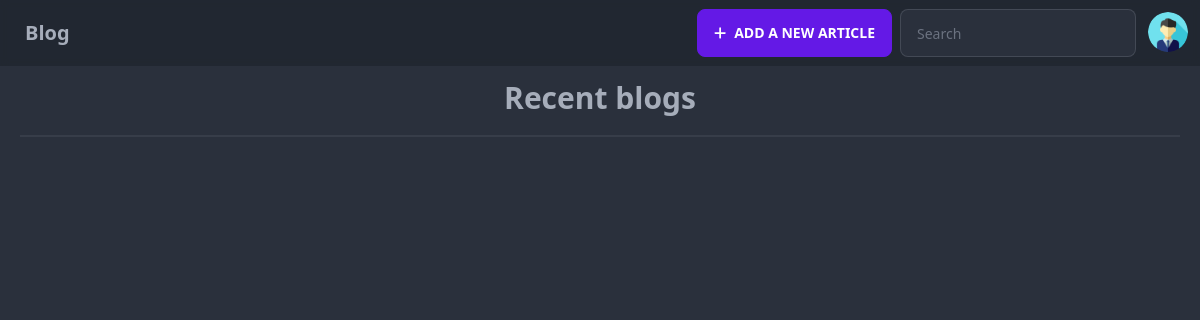
The app's page / (signed in), older data.
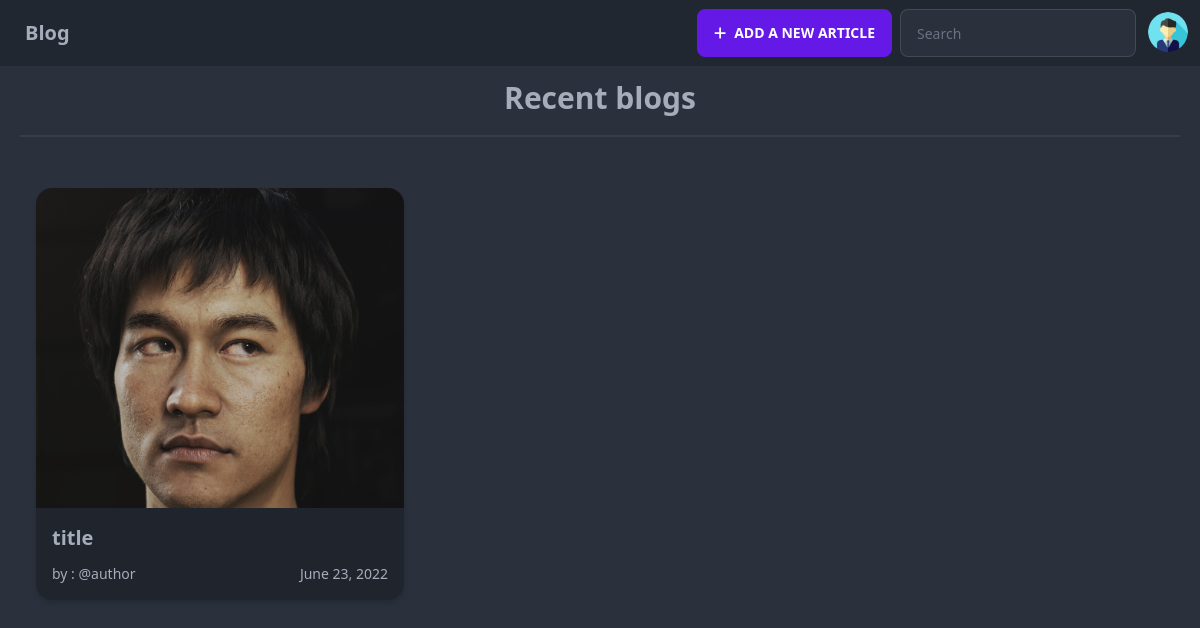
The same page, newer data.
### articles/models.py (models this page shows)
class Article(models.Model):
    author = models.ForeignKey(Author , on_delete=models.CASCADE , related_name='articles')
    title = models.CharField(max_length=65 , default="" , unique=True)
    date_published = models.DateField(auto_now_add = True)
    markdown = models.TextField()
    likes = models.IntegerField(default = 0)
    cover = models.ImageField(upload_to=get_cover_image_path)
    comments = models.ForeignKey(Comment , on_delete=models.CASCADE , default=None , null=True)
    def __str__(self) -> str:
        return self.title.replace(' ' , '-')

### authors/models.py (models this page shows, shortened)
class Author(AbstractBaseUser):
    username = models.CharField(unique=True , max_length=50)
    email = models.EmailField(verbose_name='email',unique=True)
    password = models.CharField(max_length=128)
    date_joined = models.DateField(auto_now_add=True , null=True)
    last_login = models.DateTimeField(verbose_name="last login", auto_now=True , null=True)
    avatar = models.ImageField(upload_to=get_avatar_image_path , storage=OverwriteStorage(),null = True , blank = True , default=get_default_avatar)
    is_active = models.BooleanField(default=True)
    is_staff = models.BooleanField(default=False)
    is_admin = models.BooleanField(default=False)
    is_superuser = models.BooleanField(default=False)
    hide_email = models.BooleanField(default=True)
    objects = AuthorManager()
    USERNAME_FIELD = 'username'
    REQUIRED_FIELDS = ['email' , 'password']
    def __str__(self) -> str:
        return self.username

### blog/views.py (the view)
# urls.py: path('' , view=homePage),
def homePage(req):
    articles = Article.objects.order_by('-date_published')
    return render(req , 'blog/index.html' , {'articles' : articles})

### blog/templates/blog/index.html (shortened to what this page needs)
{% extends 'base.html' %}
 {% block 'content' %}
<h1 class="text-3xl font-bold text-center">Recent blogs</h1>
<div class="my-3 divider"></div>
<div class="grid grid-cols-3 gap-3 sm:grid-cols-1">
</div>
<div class="grid grid-cols-1 gap-3 p-4 mx-auto md:grid-cols-2 lg:grid-cols-3">
  {% for a in articles.all %}
    <a href="/articles/{{a}}" class="duration-300 ease-in-out shadow-md card card-compact bg-base-100 hover:shadow-xl">
        <figure><img src="/{{a.cover}}" alt="article cover" class="object-cover w-full h-80" /></figure>
        <div class="bg-base-300 card-body">
          <h2 class="card-title">{{a.title}}</h2>
          <div class="justify-between card-actions">
            <span>by : @{{a.author}}</span>
            <span>{{a.date_published}}</span>
          </div>
        </div>
      </a>
      {% endfor %}
</div>
{% endblock %}

Row changes from the older to the newer data that the page shows:
added Article: cover (picture), title "title", author "author", date_published "June 23, 2022"
